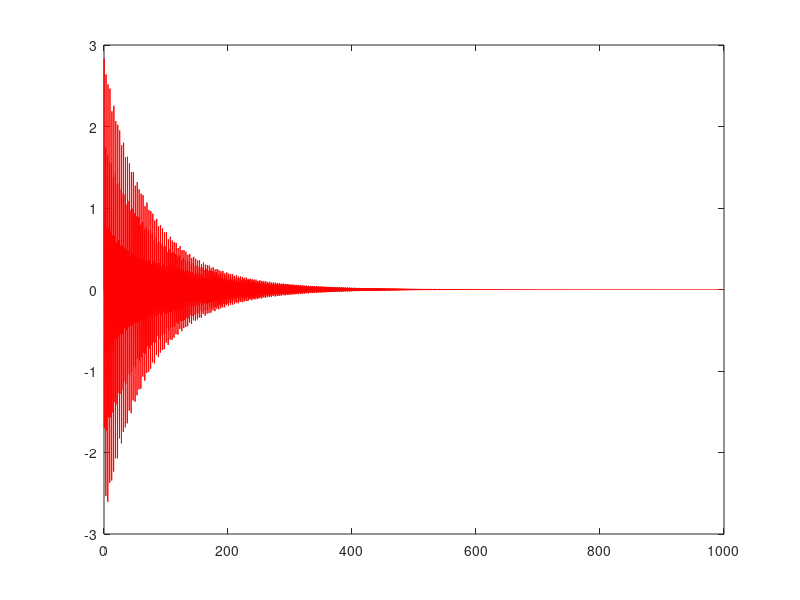

Write MATLAB code to recreate this figure. (Note: this script raises an error after producing the figure.)
clear all;

% First we define an exponentially 
% decaying time signal and plot it
dt = 0.1;  % Time step width 
t  = 0:dt:1000;

p  = exp(-0.01 .* t) .* sin(10.*t);
q  = exp(-0.014 .* t) .* sin(8.*t);
r  = exp(-0.021 .* t) .* sin(6.*t);
%p  = exp(-0.028 .* t) .* sin(4.*t);


k = p + q + r;
%q = y1 + z + r + p;

y = k;
plot(t,y, 'r');

% Now we extract a portion of the data
% for building the model
data = y(1:100);
predictionLength = size(y,2)-size(data,2);

% We build a system model based on the data
% to be fitted
dataFit = iddata(data', [], dt);

% Here comes the actual AR fitting. The second
% parameter determines the number of poles
% For one pole ie only y1, AR is 5.
% For 2 poles i.e. y1 and z, AR is 8
% For 3 poles i.e. y1, z and r, AR is 23
sys = ar(dataFit,23)

% We now use the created model to predict the 
% data for the remaining number of samples
p = forecast(sys, dataFit, predictionLength);

% Plot the prediction results on top of the 
% original data
hold on
plot(p, 'g');
hold off